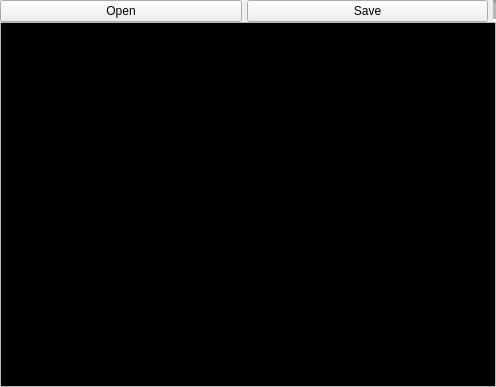
<?xml version="1.0" encoding="UTF-8"?>
<ui version="4.0">
 <class>MainWindow</class>
 <widget class="QMainWindow" name="MainWindow">
  <property name="geometry">
   <rect>
    <x>0</x>
    <y>0</y>
    <width>496</width>
    <height>387</height>
   </rect>
  </property>
  <property name="sizePolicy">
   <sizepolicy hsizetype="Preferred" vsizetype="Preferred">
    <horstretch>0</horstretch>
    <verstretch>0</verstretch>
   </sizepolicy>
  </property>
  <property name="minimumSize">
   <size>
    <width>250</width>
    <height>0</height>
   </size>
  </property>
  <property name="windowTitle">
   <string>YAMIE</string>
  </property>
  <property name="windowIcon">
   <iconset>
    <normaloff>../logo.png</normaloff>../logo.png</iconset>
  </property>
  <widget class="QWidget" name="centralwidget">
   <layout class="QVBoxLayout" name="verticalLayout_2">
    <property name="spacing">
     <number>0</number>
    </property>
    <property name="leftMargin">
     <number>0</number>
    </property>
    <property name="topMargin">
     <number>0</number>
    </property>
    <property name="rightMargin">
     <number>0</number>
    </property>
    <property name="bottomMargin">
     <number>0</number>
    </property>
    <item>
     <layout class="QHBoxLayout" name="layoutOnTop" stretch="0,0,0">
      <property name="spacing">
       <number>5</number>
      </property>
      <property name="sizeConstraint">
       <enum>QLayout::SetDefaultConstraint</enum>
      </property>
      <property name="bottomMargin">
       <number>0</number>
      </property>
      <item>
       <widget class="QPushButton" name="buttonOpen">
        <property name="sizePolicy">
         <sizepolicy hsizetype="Minimum" vsizetype="Minimum">
          <horstretch>0</horstretch>
          <verstretch>0</verstretch>
         </sizepolicy>
        </property>
        <property name="text">
         <string>Open</string>
        </property>
        <property name="iconSize">
         <size>
          <width>24</width>
          <height>24</height>
         </size>
        </property>
       </widget>
      </item>
      <item>
       <widget class="QPushButton" name="buttonSave">
        <property name="sizePolicy">
         <sizepolicy hsizetype="Minimum" vsizetype="Minimum">
          <horstretch>0</horstretch>
          <verstretch>0</verstretch>
         </sizepolicy>
        </property>
        <property name="text">
         <string>Save</string>
        </property>
        <property name="iconSize">
         <size>
          <width>24</width>
          <height>24</height>
         </size>
        </property>
       </widget>
      </item>
      <item>
       <widget class="Line" name="divider">
        <property name="lineWidth">
         <number>3</number>
        </property>
        <property name="midLineWidth">
         <number>3</number>
        </property>
        <property name="orientation">
         <enum>Qt::Vertical</enum>
        </property>
       </widget>
      </item>
     </layout>
    </item>
    <item>
     <widget class="QScrollArea" name="scrollArea">
      <property name="widgetResizable">
       <bool>true</bool>
      </property>
      <widget class="QWidget" name="scrollAreaWidgetContents">
       <property name="geometry">
        <rect>
         <x>0</x>
         <y>0</y>
         <width>492</width>
         <height>347</height>
        </rect>
       </property>
       <layout class="QHBoxLayout" name="horizontalLayout">
        <property name="spacing">
         <number>0</number>
        </property>
        <property name="leftMargin">
         <number>0</number>
        </property>
        <property name="topMargin">
         <number>0</number>
        </property>
        <property name="rightMargin">
         <number>0</number>
        </property>
        <property name="bottomMargin">
         <number>0</number>
        </property>
        <item>
         <widget class="QLabel" name="Image">
          <property name="autoFillBackground">
           <bool>false</bool>
          </property>
          <property name="styleSheet">
           <string notr="true">background-color: rgb(0, 0, 0);</string>
          </property>
          <property name="text">
           <string/>
          </property>
          <property name="alignment">
           <set>Qt::AlignCenter</set>
          </property>
         </widget>
        </item>
       </layout>
      </widget>
     </widget>
    </item>
   </layout>
  </widget>
 </widget>
 <resources/>
 <connections/>
</ui>
